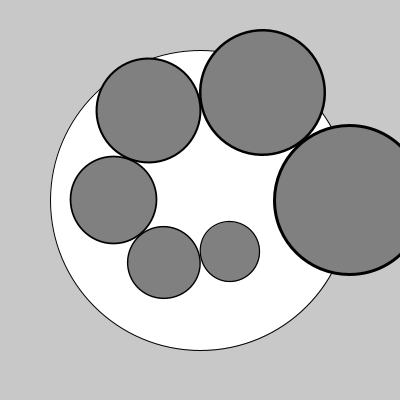
Frame 1 (no input)
Frame 60 (the mouse pressed at the canvas centre just before this capture): identical to frame 1, image omitted
Frame 120 (the mouse held since frame 60 and released just before this capture): identical to frame 1, image omitted

The Processing sketch that drew this single still picture (run headless with seeded random() and noise(); from frame 60 on, the mouse is pressed at the canvas centre):

// Processing sketch: adv_01C_transformations
// ── adv_01C_transformations.pde
/* Zhang Liqun@SJTU IDM
*/

void setup() {
  size(400,400);  
  smooth();
}

void draw() {
  background(200);

  fill(255);
  // use translate to move origin to center
  // of canvas
  translate(width/2,height/2);
  ellipse(0,0, 300,300);

  fill(128);
  // to rotate we need to give our degrees
  // as radians, using the radians() method
  
  for(float i=0; i<6; i++) {
    rotate(radians(60));
    scale(1.2);
    ellipse(50,0, 50,50);
  }
}
